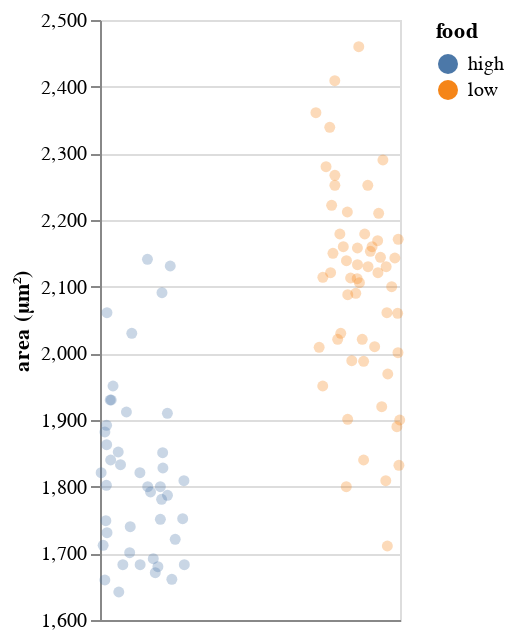

Notebook cell for this chart:
### Markdown cell above
Just for fun, let's make a quick plot. We can do this because we went high level first.

### Code cell
bootcamp_utils.altair_jitter(df,
                             encode_x=alt.X('food:N'), 
                             encode_y=alt.Y('area (sq um):Q',
                                            title='area (µm²)', 
                                            scale=alt.Scale(zero=False)),
                             height=300,
                             width=150).configure_point(filled=True,
                                                        opacity=0.3)

### Figure 1 — Vega-Lite specification as saved in the notebook (floating-point values rounded to 4 significant figures)
{"$schema": "https://vega.github.io/schema/vega-lite/v2.4.3.json", "config": {"point": {"filled": true, "opacity": 0.3}, "view": {"height": 300, "width": 400}}, "data": {"values": [{"__jitter": 0.1935, "area (sq um)": 1683, "food": "high"}, {"__jitter": -0.1675, "area (sq um)": 2061, "food": "high"}, {"__jitter": 0.03578, "area (sq um)": 1792, "food": "high"}, {"__jitter": -0.1149, "area (sq um)": 1852, "food": "high"}, {"__jitter": 0.08928, "area (sq um)": 2091, "food": "high"}, {"__jitter": 0.08752, "area (sq um)": 1781, "food": "high"}, {"__jitter": -0.0767, "area (sq um)": 1912, "food": "high"}, {"__jitter": -0.1701, "area (sq um)": 1802, "food": "high"}, {"__jitter": 0.08173, "area (sq um)": 1751, "food": "high"}, {"__jitter": -0.1673, "area (sq um)": 1731, "food": "high"}, {"__jitter": -0.1692, "area (sq um)": 1892, "food": "high"}, {"__jitter": -0.1393, "area (sq um)": 1951, "food": "high"}, {"__jitter": 0.1917, "area (sq um)": 1809, "food": "high"}, {"__jitter": -0.01266, "area (sq um)": 1683, "food": "high"}, {"__jitter": 0.115, "area (sq um)": 1787, "food": "high"}, {"__jitter": -0.1503, "area (sq um)": 1840, "food": "high"}, {"__jitter": -0.01379, "area (sq um)": 1821, "food": "high"}, {"__jitter": 0.1145, "area (sq um)": 1910, "food": "high"}, {"__jitter": -0.1526, "area (sq um)": 1930, "food": "high"}, {"__jitter": 0.02265, "area (sq um)": 1800, "food": "high"}, {"__jitter": -0.1043, "area (sq um)": 1833, "food": "high"}, {"__jitter": -0.09335, "area (sq um)": 1683, "food": "high"}, {"__jitter": 0.05802, "area (sq um)": 1671, "food": "high"}, {"__jitter": 0.07013, "area (sq um)": 1680, "food": "high"}, {"__jitter": 0.04863, "area (sq um)": 1692, "food": "high"}, {"__jitter": 0.08166, "area (sq um)": 1800, "food": "high"}, {"__jitter": -0.1947, "area (sq um)": 1821, "food": "high"}, {"__jitter": -0.177, "area (sq um)": 1882, "food": "high"}, {"__jitter": -0.1122, "area (sq um)": 1642, "food": "high"}, {"__jitter": -0.1726, "area (sq um)": 1749, "food": "high"}, {"__jitter": -0.1853, "area (sq um)": 1712, "food": "high"}, {"__jitter": 0.1353, "area (sq um)": 1661, "food": "high"}, {"__jitter": -0.06162, "area (sq um)": 1701, "food": "high"}, {"__jitter": 0.02144, "area (sq um)": 2141, "food": "high"}, {"__jitter": -0.1689, "area (sq um)": 1863, "food": "high"}, {"__jitter": 0.1858, "area (sq um)": 1752, "food": "high"}, {"__jitter": -0.05888, "area (sq um)": 1740, "food": "high"}, {"__jitter": 0.151, "area (sq um)": 1721, "food": "high"}, {"__jitter": -0.1773, "area (sq um)": 1660, "food": "high"}, {"__jitter": -0.1475, "area (sq um)": 1930, "food": "high"}, {"__jitter": -0.05164, "area (sq um)": 2030, "food": "high"}, {"__jitter": 0.09235, "area (sq um)": 1851, "food": "high"}, {"__jitter": 0.1279, "area (sq um)": 2131, "food": "high"}, {"__jitter": 0.09353, "area (sq um)": 1828, "food": "high"}, {"__jitter": 1.03, "area (sq um)": 1840, "food": "low"}, {"__jitter": 0.9936, "area (sq um)": 2090, "food": "low"}, {"__jitter": 1.096, "area (sq um)": 2169, "food": "low"}, {"__jitter": 1.03, "area (sq um)": 1988, "food": "low"}, {"__jitter": 0.9543, "area (sq um)": 2212, "food": "low"}, {"__jitter": 0.8722, "area (sq um)": 2339, "food": "low"}, {"__jitter": 0.975, "area (sq um)": 1989, "food": "low"}, {"__jitter": 1.109, "area (sq um)": 2144, "food": "low"}, {"__jitter": 1.12, "area (sq um)": 2290, "food": "low"}, {"__jitter": 1.115, "area (sq um)": 1920, "food": "low"}, {"__jitter": 0.8548, "area (sq um)": 2280, "food": "low"}, {"__jitter": 1.134, "area (sq um)": 1809, "food": "low"}, {"__jitter": 1.001, "area (sq um)": 2158, "food": "low"}, {"__jitter": 0.9493, "area (sq um)": 1800, "food": "low"}, {"__jitter": 1.002, "area (sq um)": 2133, "food": "low"}, {"__jitter": 1.189, "area (sq um)": 2060, "food": "low"}, {"__jitter": 1.07, "area (sq um)": 2160, "food": "low"}, {"__jitter": 1.191, "area (sq um)": 2001, "food": "low"}, {"__jitter": 0.9236, "area (sq um)": 2030, "food": "low"}, {"__jitter": 0.9562, "area (sq um)": 2088, "food": "low"}, {"__jitter": 0.8394, "area (sq um)": 1951, "food": "low"}, {"__jitter": 1.008, "area (sq um)": 2460, "food": "low"}, {"__jitter": 0.9092, "area (sq um)": 2021, "food": "low"}, {"__jitter": 1.082, "area (sq um)": 2010, "food": "low"}, {"__jitter": 0.9502, "area (sq um)": 2139, "food": "low"}, {"__jitter": 0.9354, "area (sq um)": 2160, "food": "low"}, {"__jitter": 1.011, "area (sq um)": 2106, "food": "low"}, {"__jitter": 1.191, "area (sq um)": 2171, "food": "low"}, {"__jitter": 0.9695, "area (sq um)": 2113, "food": "low"}, {"__jitter": 0.9194, "area (sq um)": 2179, "food": "low"}, {"__jitter": 1.185, "area (sq um)": 1890, "food": "low"}, {"__jitter": 1.035, "area (sq um)": 2179, "food": "low"}, {"__jitter": 1.024, "area (sq um)": 2021, "food": "low"}, {"__jitter": 1.143, "area (sq um)": 1969, "food": "low"}, {"__jitter": 0.8871, "area (sq um)": 2150, "food": "low"}, {"__jitter": 1.199, "area (sq um)": 1900, "food": "low"}, {"__jitter": 0.8961, "area (sq um)": 2267, "food": "low"}, {"__jitter": 1.141, "area (sq um)": 1711, "food": "low"}, {"__jitter": 0.9558, "area (sq um)": 1901, "food": "low"}, {"__jitter": 0.8399, "area (sq um)": 2114, "food": "low"}, {"__jitter": 1.0, "area (sq um)": 2112, "food": "low"}, {"__jitter": 0.8076, "area (sq um)": 2361, "food": "low"}, {"__jitter": 1.051, "area (sq um)": 2130, "food": "low"}, {"__jitter": 1.139, "area (sq um)": 2061, "food": "low"}, {"__jitter": 0.8761, "area (sq um)": 2121, "food": "low"}, {"__jitter": 1.195, "area (sq um)": 1832, "food": "low"}, {"__jitter": 1.1, "area (sq um)": 2210, "food": "low"}, {"__jitter": 1.135, "area (sq um)": 2130, "food": "low"}, {"__jitter": 1.062, "area (sq um)": 2153, "food": "low"}, {"__jitter": 0.8227, "area (sq um)": 2009, "food": "low"}, {"__jitter": 1.161, "area (sq um)": 2100, "food": "low"}, {"__jitter": 0.896, "area (sq um)": 2252, "food": "low"}, {"__jitter": 1.176, "area (sq um)": 2143, "food": "low"}, {"__jitter": 1.05, "area (sq um)": 2252, "food": "low"}, {"__jitter": 0.881, "area (sq um)": 2222, "food": "low"}, {"__jitter": 1.097, "area (sq um)": 2121, "food": "low"}, {"__jitter": 0.8957, "area (sq um)": 2409, "food": "low"}]}, "encoding": {"color": {"field": "food", "type": "nominal"}, "tooltip": {}, "x": {"axis": {"grid": false, "labels": false, "ticks": false, "title": null, "values": [0, 1]}, "field": "__jitter", "type": "quantitative"}, "y": {"field": "area (sq um)", "scale": {"zero": false}, "title": "area (µm²)", "type": "quantitative"}}, "height": 300, "mark": "point", "width": 150}
